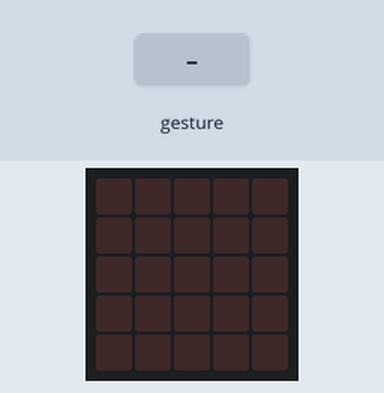
A program run on a simulated BBC micro:bit (MakeCode). Parts: the board's 5×5 LED display. Inputs (shaded band) come from the test bench. Random numbers come from a fixed seed; a tilt is held for 1.5 s and a shake lasts 1 s, then the board lies face up again.

Above: at 1.2 s.
1.3 s: gesture 'shake'
At 2.0 s:
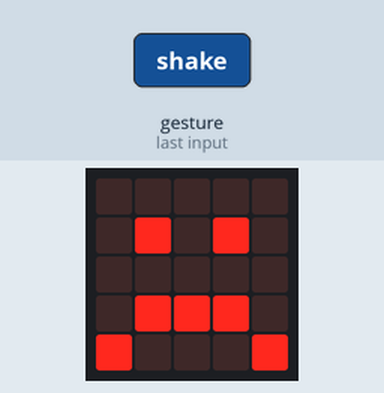
3.0 s: gesture 'shake'
At 4.4 s:
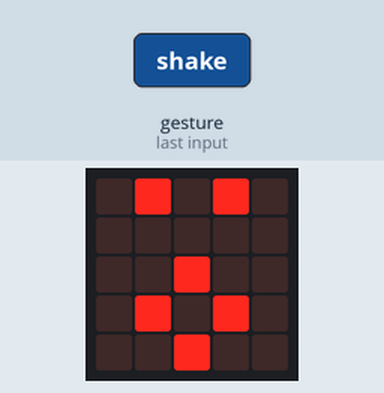
4.7 s: gesture 'shake'
At 5.8 s:
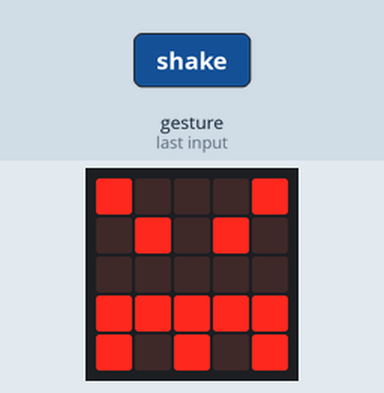
6.4 s: gesture 'shake'
At 7.1 s:
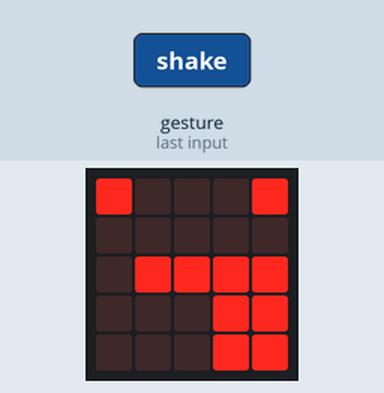
Timing chart, 0 to 9.1 s (numbered marks = the images above; inputs shaded):
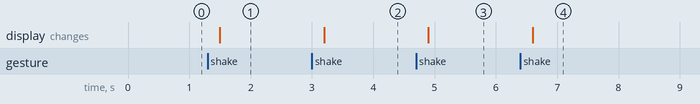

The program:

main.ts
```typescript
let Randon = 0
input.onGesture(Gesture.Shake, function () {
    Randon = randint(1, 6)
    if (Randon == 1) {
        basic.showLeds(`
            # . . . #
            . # . # .
            . . . . .
            # # # # #
            # . # . #
            `)
    } else if (Randon == 2) {
        basic.showLeds(`
            . . . . .
            . # . # .
            . . . . .
            . # # # .
            # . . . #
            `)
    } else if (Randon == 3) {
        basic.showLeds(`
            # . . . #
            . . . . .
            . # # # #
            . . . # #
            . . . # #
            `)
    } else if (Randon == 4) {
        basic.showLeds(`
            . . . . .
            . # . # .
            . . . . .
            # . . . #
            . # # # .
            `)
    } else {
        basic.showLeds(`
            . # . # .
            . . . . .
            . . # . .
            . # . # .
            . . # . .
            `)
    }
})
```

test.ts
```typescript
// aquí va el archivo "tests"; esto no se compilará cuando este paquete se utilice como una extensión.
```

Measured:
- after the input at 1.3 s, the display: changes after 0.20 s (image 1)
- after the input at 3.0 s, the display: changes after 0.20 s (image 2)
- after the input at 4.7 s, the display: changes after 0.20 s (image 3)
- after the input at 6.4 s, the display: changes after 0.20 s (image 4)
